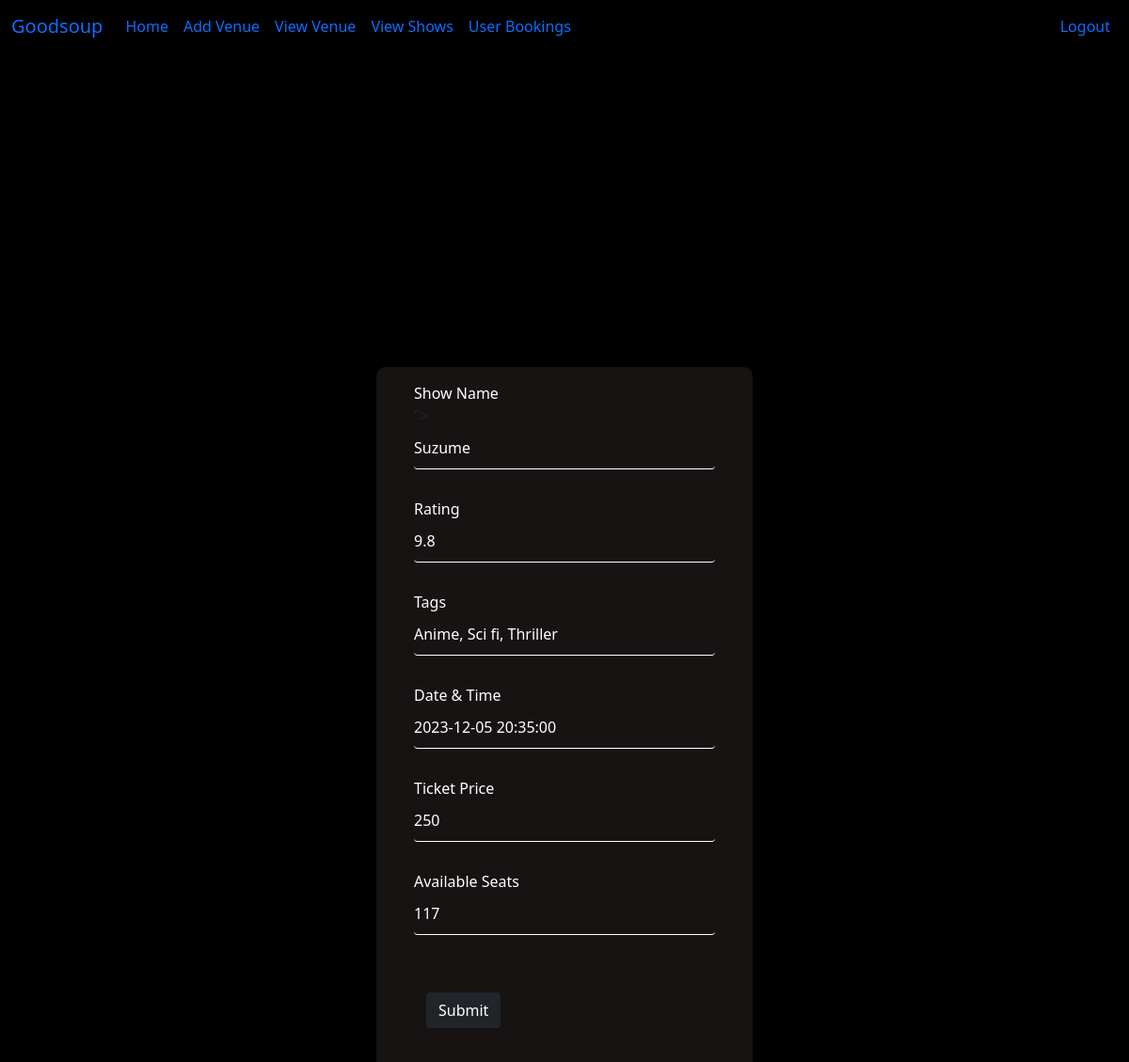
/updateshow/1 (signed in), run on the app's committed database.
### database.py (models this page shows)
class Show(db.Model):
    id = db.Column(db.Integer, primary_key=True)
    venue_id = db.Column(db.Integer, db.ForeignKey('venue.id'))
    name = db.Column(db.String(255), nullable=False)
    rating = db.Column(db.Float, nullable=False)
    rating = Column(Float,CheckConstraint('rating >= 0 AND rating <= 10'))
    tags = db.Column(db.String(255),nullable=False)
    show_timing = db.Column(db.DateTime,nullable=False)
    ticket_price = db.Column(db.Integer,nullable=False)
    available_seats=db.Column(db.Integer,nullable=False)
    date_added = db.Column(db.DateTime, default=datetime.utcnow(),nullable=False)

### admin.py (the view, shortened to what this page needs)
@app.route('/updateshow/<int:id>',methods=['POST','GET'])
@login_required
def updateshow(id):
    form = ShowForm()
    show_to_update = Show.query.get_or_404(id)
    return render_template("updateshow.html", form=form, show_to_update=show_to_update)

### forms.py
class ShowForm(FlaskForm):
    show_name = StringField('Show name', validators=[DataRequired()])
    rating = FloatField('Rating', validators=[DataRequired(), NumberRange(min=0, max=10)])
    timing = DateTimeField('Date & Time',validators=[DataRequired()])
    tags = StringField('Tags')
    ticket_price = IntegerField('Ticket Price', validators=[DataRequired()])
    available_seats = IntegerField('Available Seats:',validators=[DataRequired()])
    submit = SubmitField("Add show")

class SearchForm(FlaskForm):
    searched = StringField("Searched", validators=[DataRequired()])
    submit = SubmitField("Search")

### admin.py (called while the page is built)
@adminlogin_manager.user_loader
def load_user(admin_id):
    return Admin.query.filter_by(id=int(admin_id)).first()

### user.py (called while the page is built)
@app.context_processor
def user_navbar():
    form = SearchForm()
    return dict(form=form)

### templates/updateshow.html (shortened to what this page needs)
{% extends 'baseadmin.html' %}
{% block content %}
<body style="background: black;">
{% if name %}
  <table class="table">
    <thead>
      <tr>
        <th scope="col">#</th>
        <th scope="col">venue id</th>
        <th scope="col">Show Name</th>
        <th scope="col">Rating</th>
        <th scope="col">tags</th>
        <th scope="col">ticket_price</th>
        <th scope="col">available_seats</th>
      </tr>
    </thead>
    <tbody>
      {% for show in shows %}
      <tr>
        <td>{{ show.id }}</td>
        <td>{{ show.venue_id }}</td>
        <td>{{ show.name }}</td>
        <td>{{ show.rating }}</td>
        <td>{{ show.show_timing }}</td>
        <td>{{ show.tags }}</td>
        <td>{{ show.ticket_price }}</td>
        <td>{{ show.available_seats }}</td>
        <td><a href="{{ url_for('updateshow',id=show.id) }}"><button type="button" class="btn btn-info">Edit</button></a></td>
        <td><a href="{{ url_for('deleteshow',id=show.id) }}"><button type="button" class="btn btn-danger">Delete</button></a></td>
      </tr>
      {% endfor %}
    </tbody>
  </table>
{% else %}
  <form action="{{ url_for('updateshow',id=show_to_update.id) }}" method="POST" >
    <div class="login-box" style="margin-top: 200px;">
      <div class="user-box">
  <label for="show_name" class="form-label" style="margin-top: -34px">Show Name</label>
  <input type="text" name="show_name" id="show_name" class="form-control" value="{{ show_to_update.name }}">
  </div>
  <br>
  <div class="user-box">
  <label for="rating" class="form-label" style="margin-top: -34px">Rating</label>
  <input type="number" name="rating" id="rating" class="form-control" value="{{ show_to_update.rating }}">
  </div>
  <br>
  <div class="user-box">
  <label for="tags" class="form-label" style="margin-top: -34px">Tags</label>
  <input type="text" name="tags" id="tags" class="form-control" value="{{ show_to_update.tags }}">
  </div>
  <br>
  <div class="user-box">
  <label for="timing" class="form-label" style="margin-top: -34px">{{ form.timing.label.text }}</label>
  <input type="text" name="timing" id="timing" class="form-control" value="{{ show_to_update.show_timing }}">
  </div>
  <br>
  <div class="user-box">
  <label for="ticket_price" class="form-label" style="margin-top: -34px">Ticket Price</label>
  <input type="number" name="ticket_price" id="ticket_price" class="form-control" value="{{ show_to_update.ticket_price }}">
  </div>
  <br>
  <div class="user-box">
  <label for="available_seats" class="form-label" style="margin-top: -34px">Available Seats</label>
  <input type="number" name="available_seats" id="available_seats" class="form-control" value="{{ show_to_update.available_seats }}">
</div>
  <br>
<button class='btn'>
  <input type="submit" value="Submit" class="btn btn-dark" />
</button></form>
{% endif %}
{% endblock %}

### templates/updateshow.html (style rules this page uses)
.login-box { position: absolute; top: 50%; left: 50%; width: 400px; padding: 40px; transform: translate(-50%, -50%); background: rgba(24, 20, 20, 0.987); box-sizing: border-box; box-shadow: 0 15px 25px rgba(0,0,0,.6); border-radius: 10px; }
.login-box .user-box { position: relative; }
.login-box .user-box input { width: 100%; padding: 10px 0; font-size: 16px; color: #fff; margin-bottom: 30px; border: none; border-bottom: 1px solid #fff; outline: none; background: transparent; }
.login-box .user-box label { position: absolute; top: 0; left: 0; padding: 10px 0; font-size: 16px; color: #fff; pointer-events: none; transition: .5s; }

### data on the page
Show: show_name "Suzume", rating "9.8", tags "Anime, Sci fi, Thriller", timing "2023-12-05 20:35:00", ticket_price "250", available_seats "117"
